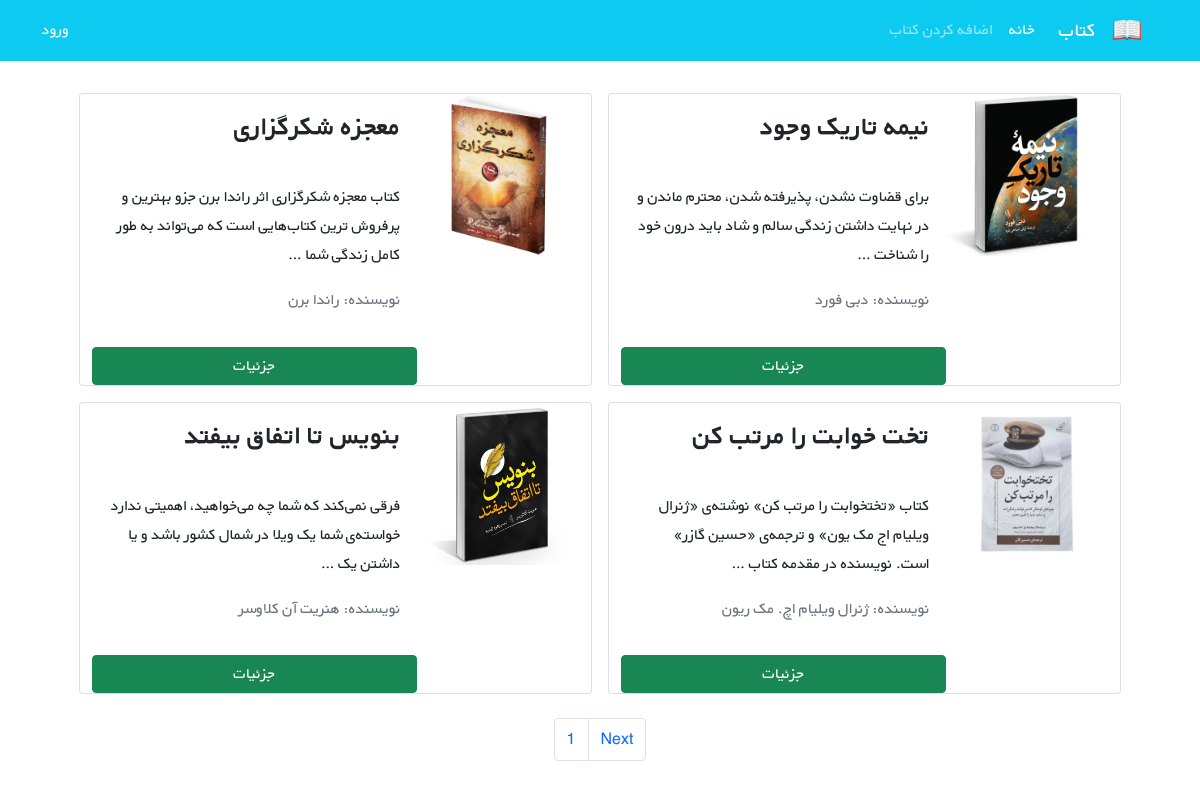
/book/, run on the app's committed database.
### books/models.py (models this page shows, shortened)
class Book(models.Model):
	user = models.ForeignKey(get_user_model(),on_delete = models.CASCADE)
	title = models.CharField(max_length = 100, blank = True)
	author = models.CharField(max_length = 100, blank = True)
	description = models.TextField(blank = True)
	price = models.DecimalField(max_digits = 6, decimal_places = 2, null = True)
	image = models.ImageField(upload_to = 'cover/', blank = True)

### books/views.py (the view)
# urls.py: path('', views.BookListView.as_view(), name = 'book_list'),
class BookListView(generic.ListView):
	model = models.Book
	paginate_by = 4
	template_name = 'book/book_list.html'
	context_object_name = 'all_book'

### books/templates/book/book_list.html (shortened to what this page needs)
{% extends '_base.html' %}
{% block content %}
    <div class="container mt-4">
        <div class="row flex-row-reverse justify-content-md-center">
            {% for book in all_book %}
                <div class="card m-2" style="max-width: 45%">
                    <div class="row g-0 h-100" dir="rtl">
                        <div class="col-md-4">
                            {% if book.image %}
                                <img src="{{ book.image.url }}" class="img-fluid rounded-start" alt="...">
                            {% endif %}
                        </div>
                        <div class="col-md-8 h-100">
                            <div class="d-flex flex-column justify-content-between h-100">
                                <div class="card-body">
                                    <h3 class="card-title"><strong>{{ book.title }}</strong></h3>
                                    <p class="card-text pt-3">{{ book.description|linebreaks|truncatewords:20 }}</p>
                                    <p class="text-muted">نویسنده: {{ book.author }}</p>
                                </div>
                                <a href="{% url 'book_detail' book.id %}" class="btn btn-success text-decoration-none">جزئیات</a>
                            </div>
                        </div>
                    </div>
                </div>
            {% endfor %}
        </div>
    </div>
   <nav aria-label="Page navigation ">
            <ul class="pagination justify-content-center mt-3">
                <li class="page-item"><a class="page-link" href="#">{{ page_obj.number }}</a></li>
            {% if  page_obj.has_next %}
                <li class="page-item"><a class="page-link" href="?page={{ page_obj.next_page_number }}">Next</a></li>
            {% endif %}
            </ul>
        </nav>
{% endblock %}

### static/css/style.css (style rules this page uses)
* { font-family: 'BYekan', sans-serif; line-height: 1.8rem; }

### data on the page
Book: image (picture), title "نیمه تاریک وجود", description "برای قضاوت نشدن، پذیرفته شدن، محترم ماندن و در نهایت داشتن زندگی سالم و شاد باید درون خود را شناخت …", author "دبی فورد"
Book: image (picture), title "معجزه شکرگزاری", description "کتاب معجزه شکرگزاری اثر راندا برن جزو بهترین و پرفروش ترین کتاب‌هایی است که می‌تواند به طور کامل زندگی شما …", author "راندا برن"
Book: image (picture), title "تخت خوابت را مرتب کن", description "کتاب «تختخوابت را مرتب کن» نوشته‌ی «ژنرال ویلیام اج مک یون» و ترجمه‌ی «حسین گازر» است. نویسنده در مقدمه کتاب …", author "ژنرال ویلیام اچ. مک ریون"
Book: image (picture), title "بنویس تا اتفاق بیفتد", description "فرقی نمی‌کند که شما چه می‌خواهید، اهمیتی ندارد خواسته‌ی شما یک ویلا در شمال کشور باشد و یا داشتن یک …", author "هنریت آن کلاوسر"

### other printed values
{{ page_obj.number }} "1"
